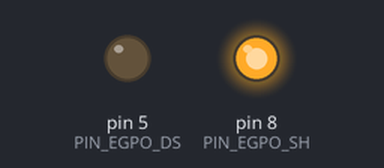
Bench run of a sketch on a simulated Arduino Uno, built with avr-gcc and run on an emulated ATmega328P. Shown: output pins drawn as LEDs (lit = HIGH). Pins used as bus, display or sensor lines are not drawn.

Above: at 0.1 s.
Timing chart, 0 to 1.6 s (numbered marks = the images above):
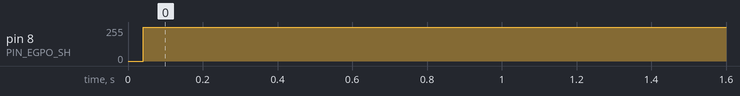

Measured:
- by itself, pin 8 (PIN_EGPO_SH): 0/255 → 255/255 at 0.04 s

The sketch:

DirectControl.ino
```cpp
#include "FlySkyReceiver.h"
#include "CSN74HC595Controller.h"

// пины для организации SoftSerial
#define FS_RX 13
#define FS_TX 2

// пины дл яуправления сдвиговым регистром
#define PIN_EGPO_DS 5
#define PIN_EGPO_ST 7
#define PIN_EGPO_SH 8

FlySkyReceiver gReceiver(FS_RX, FS_TX);
CSN74HC595Controller gExtGPO(PIN_EGPO_DS,PIN_EGPO_ST,PIN_EGPO_SH);

void setup()
{
  Serial.begin(115200);
  gReceiver.Setup();
  gExtGPO.Setup();
  gExtGPO.registerWrite(0b00000000); // Установка низкого уровня на всех выходах регистра


}

void loop()
{

} 
```

CSN74HC595Controller.cpp
```cpp
#include "CSN74HC595Controller.h"

CSN74HC595Controller::CSN74HC595Controller(const int pinDS, const int pinST, const int pinSH) {
  _pinDS = pinDS;
  _pinSH = pinSH;
  _pinST = pinST;
  _outreg = 0b00000000;
}

void CSN74HC595Controller::Setup() {
  pinMode(_pinDS, OUTPUT);
  pinMode(_pinSH, OUTPUT);
  pinMode(_pinST, OUTPUT);

  digitalWrite(_pinST, LOW);
  registerWrite();
}

void CSN74HC595Controller::Exec() {
}

void CSN74HC595Controller::GPOWrite(const int pinNumber, const bool pinValue) {
  byte tmp = _outreg;
  bitWrite(tmp, pinNumber, pinValue);
  registerWrite(tmp);
}

void CSN74HC595Controller::registerWrite() {
  for (int i = 0; i < 8; i++) {
    digitalWrite(_pinSH, LOW);
    digitalWrite(_pinDS, bitRead(_outreg, i));
    digitalWrite(_pinSH, HIGH);
  }

  digitalWrite(_pinST, HIGH);
  digitalWrite(_pinST, LOW);
}

void CSN74HC595Controller::registerWrite(const byte regValue) {
  _outreg = regValue;

  registerWrite();
}
```

CSN74HC595Controller.h
```cpp
#ifndef CSN74HC595ControllerFile
#define CSN74HC595ControllerFile

#include <Arduino.h>

//Выходы SN74HC595
// 14 / DS / SER / вход для последовательных данных
// 12 / ST_CP / RCLK / синхронизация выходов (защелка)
// 11 / SH_CP / SRCLK / вход для тактовых импульсов

class CSN74HC595Controller{
private:
  int _pinDS;
  int _pinSH;
  int _pinST;
  byte _outreg;
public:
  CSN74HC595Controller(const int pinDS, const int pinST, const int pinSH);
  void Setup();
  void Exec();
  void GPOWrite(const int pinNumber, const bool pinValue);
  void registerWrite();
  void registerWrite(const byte regValue);
};

#endif
```

FlySkyReceiver.cpp
```cpp
#include "FlySkyReceiver.h"

FlySkyReceiver::FlySkyReceiver(int pinRX, int pinTX)
  : _mySerial(pinRX, pinTX)
{
  _pinRX = pinRX;
  _pinTX = pinTX;

  ibusIndex = 0;
}

void FlySkyReceiver::Setup()
{
  _mySerial.begin(115200);
};

void FlySkyReceiver::Exec()
{
  readRx();
};

void FlySkyReceiver::readRx()
{
  if (_mySerial.available())
  {
    uint8_t val = _mySerial.read();
    // Look for 0x2040 as start of packet
    if (ibusIndex == 0 && val != 0x20)
    {
      ibusIndex = 0;
      return;
    }
    if (ibusIndex == 1 && val != 0x40)
    {
      ibusIndex = 0;
      return;
    }

    if (ibusIndex == IBUS_BUFFSIZE)
    {
      ibusIndex = 0;

      if (GetCheckSum() == CalcCheckSum())
      {
        int high=3;
        int low=2;
        for(int i=0;i<IBUS_MAXCHANNELS; i++)
        {
          //left shift away the first 8 bits of the first byte and add the whole value of the previous one
          rcValue[i] = (ibus[high] << 8) + ibus[low];
          high += 2;
          low += 2;
        }

        return;
      }
    }
    else
    {
      ibus[ibusIndex] = val;
      ibusIndex++;
    }
  }
}

uint_fast16_t FlySkyReceiver::CalcCheckSum()
{
  uint_fast16_t result = 0xFFFF;
  result -= 0x20;
  result -= 0x40;
  for (int i = 2; i< 30; i++)
  {
    result -= ibus[i];
  }

  return result;
}

uint_fast16_t FlySkyReceiver::GetCheckSum()
{
  uint_fast16_t datal = ibus[30];
  uint_fast16_t datah = ibus[31];
  uint_fast16_t checksum = (datah << 8) | datal;
  return checksum;
}

FlySkyData FlySkyReceiver::GetDefaultData()
{
  FlySkyData res;
  for(int i=0; i<IBUS_MAXCHANNELS; i++)
  {
    res.ch[i] = 1500;
  }

  return res;
}

FlySkyData FlySkyReceiver::GetCurData()
{
  FlySkyData result;
  for(int i=0; i<IBUS_MAXCHANNELS; i++)
  {
    result.ch[i] = rcValue[i];
  }

  return result;
}

bool FlySkyReceiver::IsEqual(FlySkyData value)
{
  bool res = true;
  for(int i=0; i<IBUS_MAXCHANNELS; i++)
  {
    if (value.ch[i] != rcValue[i])
    {
      res = false;
      break;
    };
  }

  return res;
}
```

FlySkyReceiver.h
```cpp
#ifndef file_FlySkyReceiver
#define file_FlySkyReceiver

#include <Arduino.h>
#include <SoftwareSerial.h>

#define IBUS_BUFFSIZE 32    // Max iBus packet size (2 byte header, 14 channels x 2 bytes, 2 byte checksum)
#define IBUS_MAXCHANNELS 14 // My TX only has 10 channels, no point in polling the rest

struct FlySkyData
{
  uint16_t ch[IBUS_MAXCHANNELS] = {0};
};

class FlySkyReceiver
{
  private:
    int _pinRX;
    int _pinTX;
    SoftwareSerial _mySerial;

    uint8_t ibusIndex = 0;
    uint8_t ibus[IBUS_BUFFSIZE] = {0};
    uint16_t rcValue[IBUS_MAXCHANNELS]={1500,1500,1500,1500,1500,1500,1500,1500,1500,1500,1500,1500,1500,1500};

    void readRx();
    uint_fast16_t CalcCheckSum();
    uint_fast16_t GetCheckSum();

  public:
    FlySkyReceiver(int pinRX, int pinTX);
    void Setup();
    void Exec();

    FlySkyData GetDefaultData();
    FlySkyData GetCurData();
    bool IsEqual(FlySkyData value);
};

#endif
```
